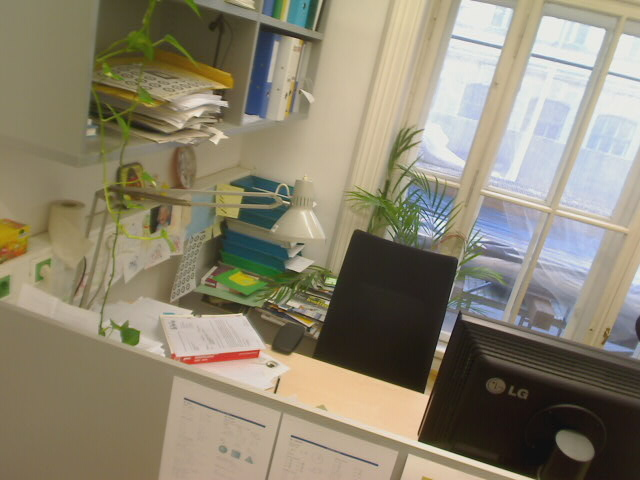
#> input picture 12505287_Exercise2/experiments/desk/Image-00.jpg, 640 x 480 px
$ python experiment_2_2.py
#> lines starting #> are read from the running program, lines starting #| are printed output that depends on the picture
### 12505287_Exercise2/experiments/harris_corner.py
#!/usr/bin/env python
# -*- coding: utf-8 -*-

""" Corner detection with the Harris corner detector

Author: FILL IN
MatrNr: FILL IN
"""
import numpy as np
import cv2

from typing import List

from helper_functions import non_max


def harris_corner(img: np.ndarray,
                  sigma1: float,
                  sigma2: float,
                  k: float,
                  threshold: float) -> List[cv2.KeyPoint]:
    """ Detect corners using the Harris corner detector

    In this function, corners in a grayscale image are detected using the Harris corner detector.
    They are returned in a list of OpenCV KeyPoints (https://docs.opencv.org/4.x/d2/d29/classcv_1_1KeyPoint.html).
    Each KeyPoint includes the attributes, pt (position), size, angle, response. The attributes size and angle are not
    relevant for the Harris corner detector and can be set to an arbitrary value. The response is the result of the
    Harris corner formula.

    :param img: Grayscale input image
    :type img: np.ndarray with shape (height, width) with dtype = np.float32 and values in the range [0., 1.]

    :param sigma1: Sigma for the first Gaussian filtering
    :type sigma1: float

    :param sigma2: Sigma for the second Gaussian filtering
    :type sigma2: float

    :param k: Coefficient for harris formula
    :type k: float

    :param threshold: Minimum value of the Harris response (R) for a corner to be detected.
    :type threshold: float

    :return: keypoints:
        corners: List of cv2.KeyPoints containing all detected corners after thresholding and non-maxima suppression.
            Each keypoint has the attribute pt[x, y], size, angle, response.
                pt: The x, y position of the detected corner in the OpenCV coordinate convention.
                size: The size of the relevant region around the keypoint. Not relevant for Harris and is set to 1.
                angle: The direction of the gradient in degree. Relative to image coordinate system (clockwise).
                response: Result of the Harris corner formula R = det(M) - k*trace(M)**2
    :rtype: List[cv2.KeyPoint]

    """

    ######################################################
    kernel_width = int(2 * np.ceil(3*sigma1) + 1)
    kernel = cv2.getGaussianKernel(kernel_width , sigma1)
    kernel = np.outer(kernel, kernel.transpose())

    sobel_x = np.array([[-1, 0, 1],
                    [-2, 0, 2],
                    [-1, 0, 1]], dtype=np.float32)

    sobel_y = np.array([[-1, -2, -1],
                    [ 0,  0,  0],
                    [ 1,  2,  1]], dtype=np.float32)

    gradient_gauss_x = cv2.filter2D(kernel, ddepth=-1, kernel=sobel_x)
    gradient_gauss_y = cv2.filter2D(kernel, ddepth=-1, kernel=sobel_y)

    Ix = cv2.filter2D(img, -1, gradient_gauss_x)
    Iy = cv2.filter2D(img, -1, gradient_gauss_y)

    Ixx = Ix * Ix
    Iyy = Iy * Iy
    Ixy = Ix * Iy

    kernel_width = int(2 * np.ceil(3 * sigma2) + 1)
    kernel = cv2.getGaussianKernel(kernel_width, sigma2)
    kernel = np.outer(kernel, kernel.transpose())

    Sxx = cv2.filter2D(Ixx, -1, kernel)
    Syy = cv2.filter2D(Iyy, -1, kernel)
    Sxy = cv2.filter2D(Ixy, -1, kernel)

    det_M = Sxx * Syy - Sxy**2
    trace_M = Sxx + Syy
    R = det_M - k * (trace_M**2)

    R = (R - np.min(R)) / (np.max(R) - np.min(R))

    R[R < threshold] = 0

    h_nonmax = non_max(R)

    corners_y, corners_x = np.nonzero(h_nonmax)
    corners_d = R[corners_y, corners_x]
    corners = np.stack([corners_y, corners_x, corners_d], axis=1)

    keypoints = []
    for y, x, resp in zip(corners_y, corners_x, corners_d):
        kp = cv2.KeyPoint(
            x=float(x),
            y=float(y),
            size=1,
            angle=-1,
            response=float(resp)
        )
        keypoints.append(kp)

    ######################################################
    return keypoints

### 12505287_Exercise2/experiments/helper_functions.py
#!/usr/bin/env python3
# -*- coding: utf-8 -*-

"""
Machine Vision (376.081)
Exercise 2: Interest Points and Descriptors
Matthias Hirschmanner 2024
Automation & Control Institute, TU Wien

Tutors: machinevision@acin.tuwien.ac.at
"""

import numpy as np
import matplotlib.pyplot as plt
import cv2

from typing import Tuple, List

# Adapted from https://github.com/jrosebr1/imutils/blob/master/imutils/convenience.py#L41
# [30 lines left out: function rotate_bound, not called in this run]

def show_image(img: np.ndarray, title: str, save_image: bool = False, use_matplotlib: bool = False) -> None:
    """ Plot an image with either OpenCV or Matplotlib.

    :param img: :param img: Input image
    :type img: np.ndarray with shape (height, width) or (height, width, channels)

    :param title: The title of the plot which is also used as a filename if save_image is chosen
    :type title: string

    :param save_image: If this is set to True, an image will be saved to disc as title.png
    :type save_image: bool

    :param use_matplotlib: If this is set to True, Matplotlib will be used for plotting, OpenCV otherwise
    :type use_matplotlib: bool
    """

    # First check if img is color or grayscale. Raise an exception on a wrong type.
    if len(img.shape) == 3:
        is_color = True
    elif len(img.shape) == 2:
        is_color = False
    else:
        raise ValueError(
            'The image does not have a valid shape. Expected either (height, width) or (height, width, channels)')

    if img.dtype == np.uint8:
        img = img.astype(np.float32) / 255.

    elif img.dtype == np.float64:
        img = img.astype(np.float32)

    if use_matplotlib:
        plt.figure()
        plt.title(title)
        if is_color:
            # OpenCV uses BGR order while Matplotlib uses RGB. Reverse the the channels to plot the correct colors
            plt.imshow(img[..., ::-1])
        else:
            plt.imshow(img, cmap='gray')
        plt.xticks([])
        plt.yticks([])
        plt.show()
    else:
        cv2.imshow(title, img)
        cv2.waitKey(0)

    if save_image:
        if is_color:
            png_img = (cv2.cvtColor(img, cv2.COLOR_BGR2BGRA) * 255.).astype(np.uint8)
        else:
            png_img = (cv2.cvtColor(img, cv2.COLOR_GRAY2BGRA) * 255.).astype(np.uint8)
        cv2.imwrite(title.replace(" ", "_") + ".png", png_img)


# [74 lines left out: functions draw_rectangles, debug_homography, not called in this run]

def non_max(input_array: np.array) -> np.array:
    """ Return a matrix in which only local maxima of the input mat are set to True, all other values are False

    :param mat: Input matrix
    :type mat: np.ndarray with shape (height, width) with dtype = np.float32 and values in the range (-inf, 1.]

    :return: Binary Matrix with the same dimensions as the input matrix
    :rtype: np.ndarray with shape (height, width) with dtype = bool
    """

    # Initialize a 3x3 kernel with ones and a zero in the middle
    kernel = np.ones(shape=(3, 3), dtype=np.uint8)
    kernel[1, 1] = 0

    # Apply the OpenCV dilate morphology transformation.
    # For details see https://docs.opencv.org/4.x/d9/d61/tutorial_py_morphological_ops.html
    dilation = cv2.dilate(input_array, kernel)
    return input_array > dilation


def filter_matches(matches: Tuple[Tuple[cv2.DMatch]]) -> List[cv2.DMatch]:
    """Filter out all matches that do not satisfy the Lowe Distance Ratio Condition

    :param matches: Holds all the possible matches. Each 'row' are matches of one source_keypoint to target_keypoint
    :type matches: Tuple of tuples of cv2.DMatch https://docs.opencv.org/master/d4/de0/classcv_1_1DMatch.html

    :return filtered_matches: A list of all matches that fulfill the Low Distance Ratio Condition
    :rtype: List[cv2.DMatch]
    """
    ######################################################
    filtered_matches = [m[0] for m in matches if m[0].distance < 0.8 * m[1].distance]

    ######################################################
    return filtered_matches

# [14 lines left out: function filter_matches_with_ratio, not called in this run]

### 12505287_Exercise2/experiments/descriptors.py
#!/usr/bin/env python
# -*- coding: utf-8 -*-

""" Descriptor function

Author: FILL IN
MatrNr: FILL IN
"""
from typing import List, Tuple

import numpy as np
import cv2

def compute_descriptors(img: np.ndarray,
                        keypoints: List[cv2.KeyPoint],
                        patch_size: int) -> Tuple[List[cv2.KeyPoint], np.ndarray]:
    """ Calculate a descriptor on patches of the image, centred on the locations of the KeyPoints.

    Calculate a descriptor vector for each keypoint in the list. KeyPoints that are too close to the border to include
    the whole patch are filtered out. The descriptors are returned as a k x m matrix with k being the number of filtered
    KeyPoints and m being the length of a descriptor vector (patch_size**2). The descriptor at row i of
    the descriptors array is the descriptor for the KeyPoint filtered_keypoint[i].

    :param img: Grayscale input image
    :type img: np.ndarray with shape (height, width) with dtype = np.float32 and values in the range [0., 1.]

    :param keypoints: List of keypoints at which to compute the descriptors
    :type keypoints: List[cv2.KeyPoint]

    :param patch_size: Value defining the width and height of the patch around each keypoint to calculate descriptor.
    :type patch_size: int

    :return: (filtered_keypoints, descriptors):
        filtered_keypoints: List of the filtered keypoints.
            Locations too close to the image boundary to cut out the image patch should not be contained.
        descriptors: k x m matrix containing the patch descriptors.
            Each row vector stores the descriptor vector of the respective corner.
            with k being the number of descriptors and m being the length of a descriptor (usually patch_size**2).
            The descriptor at row i belongs to the KeyPoint at filtered_keypoints[i]
    :rtype: (List[cv2.KeyPoint], np.ndarray)
    """
    ######################################################
    half = patch_size // 2
    filtered_keypoints = []
    descriptors = []

    h, w = img.shape

    cell_size = patch_size // 4
    n_bins = 8

    dx = np.array([-1, 0, 1]).reshape(1,3)
    dy = dx.T

    for kp in keypoints:
        x = int(kp.pt[0])
        y = int(kp.pt[1])

        if y - half < 0 or y + half >= h or x - half < 0 or x + half >= w:
            continue

        patch = img[y-half:y+half, x-half:x+half].copy()

        Gx = cv2.filter2D(patch, -1, dx)
        Gy = cv2.filter2D(patch, -1, dy)

        magnitude = np.sqrt(Gx**2 + Gy**2)
        angle = np.degrees(np.arctan2(Gy, Gx))

        # [5 lines of commented-out code are left out]

        cells_mag = magnitude.reshape(4, cell_size, 4, cell_size)
        cells_ang = angle.reshape(4, cell_size, 4, cell_size)

        cells_mag = cells_mag.transpose(0,2,1,3).reshape(-1, cell_size*cell_size)
        cells_ang = cells_ang.transpose(0,2,1,3).reshape(-1, cell_size*cell_size)

        descriptor = []

        for mag, ang in zip(cells_mag, cells_ang):
            hist, _ = np.histogram(ang, bins=n_bins, range=(0,360), weights=mag)
            descriptor.extend(hist)

        descriptor = np.array(descriptor, dtype=np.float32)

        norm = np.linalg.norm(descriptor)
        if norm > 0:
            descriptor /= norm

        filtered_keypoints.append(kp)
        descriptors.append(descriptor)

    ######################################################
    return filtered_keypoints, np.array(descriptors)

### 12505287_Exercise2/experiments/find_homography.py
#!/usr/bin/env python3
# -*- coding: utf-8 -*-

""" Find the projective transformation matrix (homography) between from a source image to a target image.

Author: FILL IN
MatrNr: FILL IN
"""

import numpy as np
from helper_functions import *

def find_homography_ransac(source_points: np.ndarray,
                           target_points: np.ndarray,
                           confidence: float,
                           inlier_threshold: float) -> Tuple[np.ndarray, np.ndarray, int]:
    """Return estimated transforamtion matrix of source_points in the target image given matching points

    Return the projective transformation matrix for homogeneous coordinates. It uses the RANSAC algorithm with the
    Least-Squares algorithm to minimize the back-projection error and be robust against outliers.
    Requires at least 4 matching points.

    :param source_points: Array of points. Each row holds one point from the source (object) image [x, y]
    :type source_points: np.ndarray with shape (n, 2)

    :param target_points: Array of points. Each row holds one point from the target (scene) image [x, y].
    :type target_points: np.ndarray with shape (n, 2)

    :param confidence: Solution Confidence (in percent): Likelihood of all sampled points being inliers.
    :type confidence: float

    :param inlier_threshold: Max. Euclidean distance of a point from the transformed point to be considered an inlier
    :type inlier_threshold: float

    :return: (homography, inliers, num_iterations)
        homography: The projective transformation matrix for homogeneous coordinates with shape (3, 3)
        inliers: Is True if the point at the index is an inlier. Boolean array with shape (n,)
        num_iterations: The number of iterations that were needed for the sample consensus
    :rtype: Tuple[np.ndarray, np.ndarray, int]
    """
    ######################################################
    n_points = source_points.shape[0]

    best_suggested_homography = np.eye(3)
    best_inliers = np.full(shape=len(target_points), fill_value=False, dtype=bool)
    num_iterations = 0

    m = 4
    epsilon = m / n_points

    f = (1 - epsilon**m)**num_iterations

    while f >= 1 - confidence:
        indices = np.random.choice(n_points, 4, replace=False)
        source_samples = source_points[indices]
        target_samples = target_points[indices]

        H = find_homography_leastsquares(source_samples, target_samples)

        source_h = np.hstack([source_points, np.ones((n_points,1))])
        projected = (H @ source_h.T).T

        projected /= projected[:, 2:3] # conversion in cartesian coordinate -> divide by w'

        distances = np.linalg.norm(projected[:, :2] - target_points, axis=1)

        inliers = distances < inlier_threshold

        if (inliers.sum() > best_inliers.sum()):
            best_inliers = inliers
            best_suggested_homography = H

            epsilon = best_inliers.sum() / n_points

        num_iterations += 1
        f = (1 - epsilon**m)**num_iterations

    best_suggested_homography = find_homography_leastsquares(
            source_points[best_inliers],
            target_points[best_inliers]
        )

    source_h = np.hstack([source_points, np.ones((n_points, 1))])
    projected = (best_suggested_homography @ source_h.T).T
    projected /= projected[:, 2:3]

    distances = np.linalg.norm(projected[:, :2] - target_points, axis=1)
    best_inliers = distances < inlier_threshold

    ######################################################
    return best_suggested_homography, best_inliers, num_iterations


def find_homography_leastsquares(source_points: np.ndarray, target_points: np.ndarray) -> np.ndarray:
    """Return projective transformation matrix of source_points in the target image given matching points

    Return the projective transformation matrix for homogeneous coordinates. It uses the Least-Squares algorithm to
    minimize the back-projection error with all points provided. Requires at least 4 matching points.

    :param source_points: Array of points. Each row holds one point from the source image (object image) as [x, y]
    :type source_points: np.ndarray with shape (n, 2)

    :param target_points: Array of points. Each row holds one point from the target image (scene image) as [x, y].
    :type target_points: np.ndarray with shape (n, 2)

    :return: The projective transformation matrix for homogeneous coordinates with shape (3, 3)
    :rtype: np.ndarray with shape (3, 3)
    """
    ######################################################
    n = source_points.shape[0]
    A = []
    b = []

    for i in range(n):
        x, y = source_points[i]
        xp, yp = target_points[i]

        A.append([x, y, 1, 0, 0, 0, -xp * x, -xp * y])
        b.append(xp)

        A.append([0, 0, 0, x, y, 1, -yp * x, -yp * y])
        b.append(yp)

    A = np.array(A, dtype=np.float64)
    b = np.array(b, dtype=np.float64)

    homography, _, _, _ = np.linalg.lstsq(A, b)

    homography = np.append(homography, 1).reshape(3, 3)

    return homography

### 12505287_Exercise2/experiments/experiment_2_2.py
#!/usr/bin/env python3
# -*- coding: utf-8 -*-

"""
Machine Vision (376.081)
Exercise 2: Image Stitching using Harris
Matthias Hirschmanner 2025
Automation & Control Institute, TU Wien

Tutors: machinevision@acin.tuwien.ac.at
"""

from pathlib import Path
import cv2
import numpy as np

from harris_corner import harris_corner
from descriptors import compute_descriptors
from find_homography import find_homography_ransac
from helper_functions import *

if __name__ == '__main__':
    save_image = False  # Enables saving of matches image
    use_matplotlib = False  # Enables saving of matches image

    img_paths = ['desk/Image-00.jpg',
                'desk/Image-01.jpg',
                'desk/Image-02.jpg',
                'desk/Image-03.jpg']

    img_luminosity = ['books_luminosity/book1.jpg',
                      'books_luminosity/book2_light.jpg']

    img_low_sovrapposition = ['desk/Image-00.jpg',
                            'desk/Image-03.jpg']

    img_no_corners = ['my_room/left.jpg',
                        'my_room/center.jpg',
                        'my_room/right.jpg']

    img_motion = ['luggage_moving/img1.jpg',
                  'luggage_moving/img2.jpg']

    k = 0.04
    patch_size = 32
    ransac_confidence = 0.95
    ransac_inlier_threshold = 5.

    params = [{'sigma1': 1.0,
               'sigma2': 2.5,
               'threshold': 0.4},
               {'sigma1': 1.0,
               'sigma2': 2.0,
               'threshold': 0.3},
               {'sigma1': 1.5,
               'sigma2': 3.0,
               'threshold': 0.35}]

    experiments = [img_low_sovrapposition, img_luminosity, img_paths]

    for i, img_paths in enumerate(experiments):
        # Load the images
        current_path = Path(__file__).parent

        sigma1 = params[i]['sigma1']
        sigma2 = params[i]['sigma2']
        threshold = params[i]['threshold']

        imgs_color = []
        imgs_gray = []
        keypoints_list = []
        descriptors_list = []
        for filename in img_paths:
            img_color = cv2.imread(str(current_path.joinpath(filename)), cv2.IMREAD_COLOR)
#> img_color is the input picture: shape (480, 640, 3); mean B, G, R 113.4, 133.5, 140.8
            if img_color is None:
                raise FileNotFoundError("Couldn't load image " + str(current_path.joinpath(filename)))
            imgs_color.append(img_color)
            imgs_gray.append(cv2.cvtColor(img_color, cv2.COLOR_BGR2GRAY))

        for img_gray in imgs_gray:
            keypoints_tmp = harris_corner(img_gray.astype(np.float32) / 255.,
                                      sigma1=sigma1,
                                      sigma2=sigma2,
                                      k=k,
                                      threshold=threshold)
            filtered_keypoints_tmp, descriptors_tmp = compute_descriptors(img_gray.astype(np.float32) / 255.,
                                                                      keypoints_tmp,
                                                                      patch_size)
            keypoints_list.append(filtered_keypoints_tmp)
            descriptors_list.append(descriptors_tmp.copy())
#> this loop made 2 passes
#> pass 1, in harris_corner, `Ix = cv2.filter2D(img, -1, gradient_gauss_x)`:
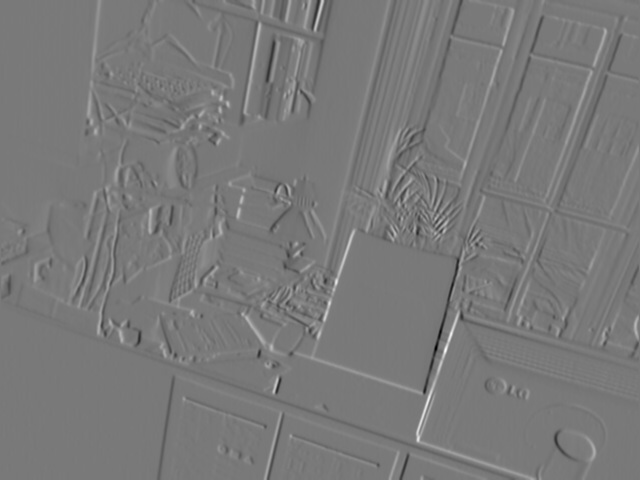
#> Ix: shape (480, 640) float32; min -1.52, max 1.67, mean -0.00112; drawn with min black and max white
#> pass 1, in harris_corner, `Iy = cv2.filter2D(img, -1, gradient_gauss_y)`:
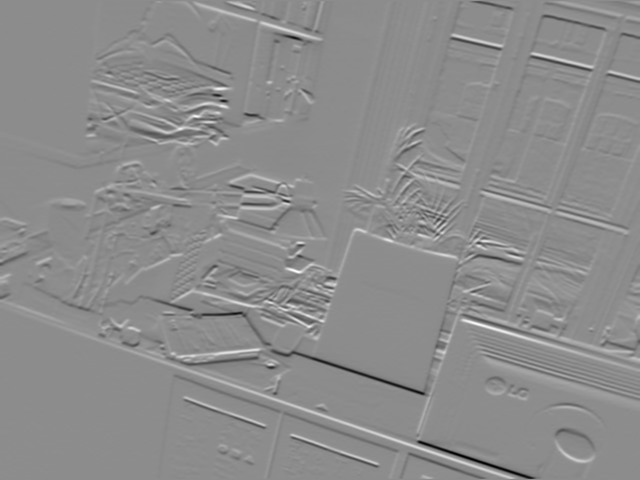
#> Iy: shape (480, 640) float32; min -1.61, max 1.31, mean 0.000585; drawn with min black and max white
#> pass 1, in harris_corner, `Ixx = Ix * Ix`:
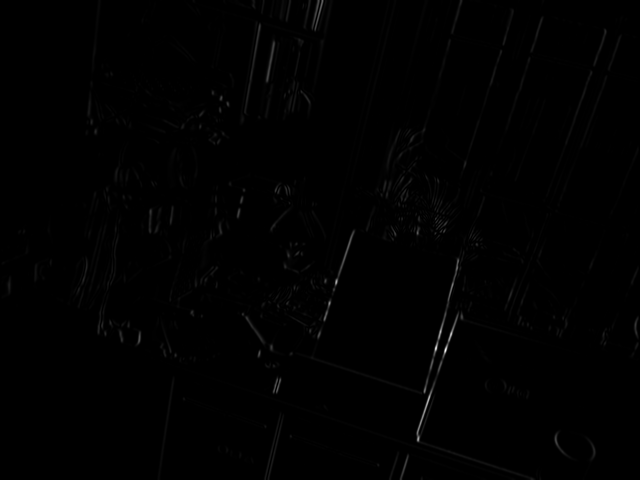
#> Ixx: shape (480, 640) float32; min 3.21e-23, max 2.79, mean 0.013; drawn with min black and max white

        # FLANN (Fast Library for Approximate Nearest Neighbors) parameters
        FLANN_INDEX_KDTREE = 1
        index_params = dict(algorithm=FLANN_INDEX_KDTREE, trees=5)
        search_params = dict(checks=50)  # or pass empty dictionary
        flann = cv2.FlannBasedMatcher(index_params, search_params)

        # Create an image which is bigger than the individual images, so we can put the stitched images there
        # We translate the first image a bit towards the middle, so we have enough space to the sides
        start_row = imgs_gray[0].shape[0] // 2
        start_col = imgs_gray[0].shape[1]
#> (the rest of the program and of its run is left out)
